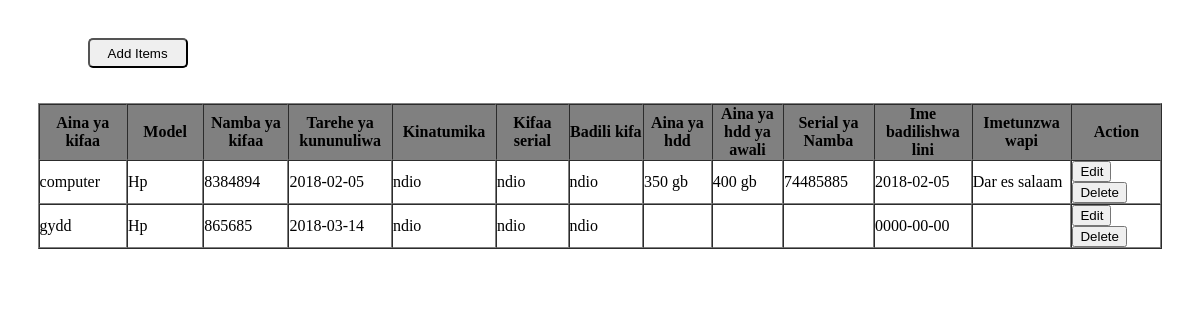
Screenshot of /ifm-students/index.php with the database file from the repository.
### tables this page shows
CREATE TABLE `vifaa` (
  `id` int(11) NOT NULL,
  `aina_kifaa` varchar(222) NOT NULL,
  `model` varchar(222) NOT NULL,
  `num_kifaa` varchar(222) NOT NULL,
  `tarehe_buy` date NOT NULL,
  `kinatumika` varchar(222) NOT NULL,
  `kifaa_serial` varchar(222) NOT NULL,
  `badili_kifaa` varchar(222) NOT NULL,
  `aina_hdd` varchar(222) NOT NULL,
  `aina_hdd_awali` varchar(222) NOT NULL,
  `serial_num` varchar(222) NOT NULL,
  `change_date` date NOT NULL,
  `store` varchar(222) NOT NULL,
  `active` int(11) NOT NULL
);

### ifm-students/index.php (the view, shortened to what this page needs)
<?php
   require_once 'php_action/db_connect.php';
?>
<!DOCTYPE html>
<html>
  <head>
   <link  type="text/css" href="css/stylesheet.css"  rel="stylesheet">
  </head>
  <body>
    <div class="manageItem">
      <a href="create.php"><button type="submit" name="button" id="push">Add Items</button></a>
      <table id="tabody" border="1" cellspacing="0" cellpadding ="0">
        <thead>
        <tr>
          <th id="col">Aina ya kifaa</th>
          <th id="col">Model</th>
          <th id="col">Namba ya kifaa</th>
          <th id="col">Tarehe ya kununuliwa</th>
          <th id="col">Kinatumika</th>
          <th id="col">Kifaa serial</th>
          <th id="col">Badili kifa</th>
          <th id="col">Aina ya hdd</th>
          <th id="col">Aina ya hdd ya awali</th>
          <th id="col">Serial ya Namba</th>
          <th id="col">Ime badilishwa lini</th>
          <th id="col">Imetunzwa wapi</th>
          <th style="width:170px;" id="col">Action</th>
        </tr>
        </thead>
        <tbody>
          <?php
          $sql = "SELECT * FROM vifaa WHERE active = 1 ";
          $result = $connect->query($sql);
          if($result->num_rows > 0) {
            while($row = $result->fetch_assoc()) {
              echo  "<tr>
                    <td>".$row['aina_kifaa']."</td>
                    <td>".$row['model']."</td>
                    <td>".$row['num_kifaa']."</td>
                    <td>".$row['tarehe_buy']."</td>
                    <td>".$row['kinatumika']."</td>
                    <td>".$row['kifaa_serial']."</td>
                    <td>".$row['badili_kifaa']."</td>
                    <td>".$row['aina_hdd']."</td>
                    <td>".$row['aina_hdd_awali']."</td>
                    <td>".$row['serial_num']."</td>
                    <td>".$row['change_date']."</td>
                    <td>".$row['store']."</td>
                    <td>
                    <span>
                      <a href='edit.php?id=".$row['id']."'><button type='button'>Edit</button></a>
                    </span>
                    <span>
                       <a href='remove.php?id=".$row['id']."'><button type='button'>Delete</button></a>
                    </span>
                    </td>
              </tr>";
            }
          }
          ?>
        </tbody>
      </table>
    </div>
  </body>
</html>

### ifm-students/stylesheet.css (style rules this page uses)
table tr th { padding-top: 20px; }
#push { margin-left: 50px; width: 100px; height: 30px; border-radius: 5px; margin-top: 30px; }
.manageItem { width: 95%; margin: auto; }
#tabody { width: 100%; margin-top: 35px; }
#col { background-color: grey; width: 150px; height: 40px; margin: 0px; padding: 0px; text-align: center; }

### ifm-students/index.php (style rules this page uses)
.manageItem { width: 95%; margin: auto; }
#tabody { width: 100%; margin-top: 35px; }
#col { background-color: grey; width: 150px; height: 40px; margin: 0px; padding: 0px; text-align: center; }

### rows the page displays
vifaa: aina_kifaa "computer", model "Hp", num_kifaa "8384894", tarehe_buy "2018-02-05", kinatumika "ndio", kifaa_serial "ndio", badili_kifaa "ndio", aina_hdd "350 gb", aina_hdd_awali "400 gb", serial_num "74485885", change_date "2018-02-05", store "Dar es salaam"
vifaa: aina_kifaa "gydd", model "Hp", num_kifaa "865685", tarehe_buy "2018-03-14", kinatumika "ndio", kifaa_serial "ndio", badili_kifaa "ndio", change_date "0000-00-00"
